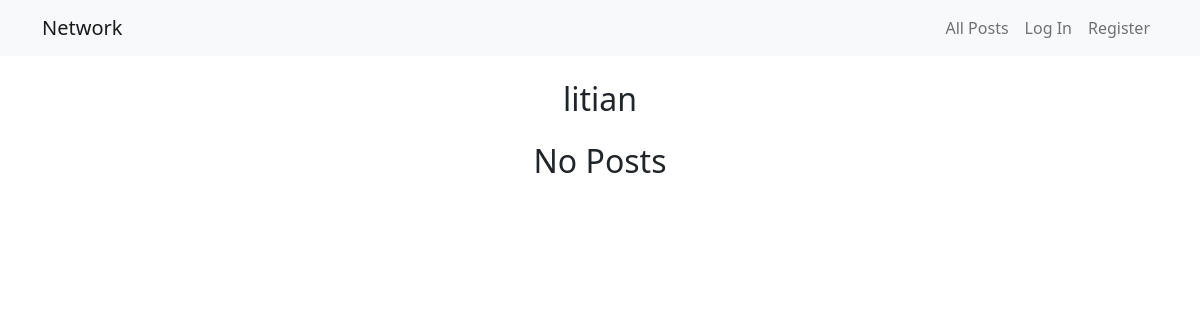
Before: /profile/litian with the older database file.
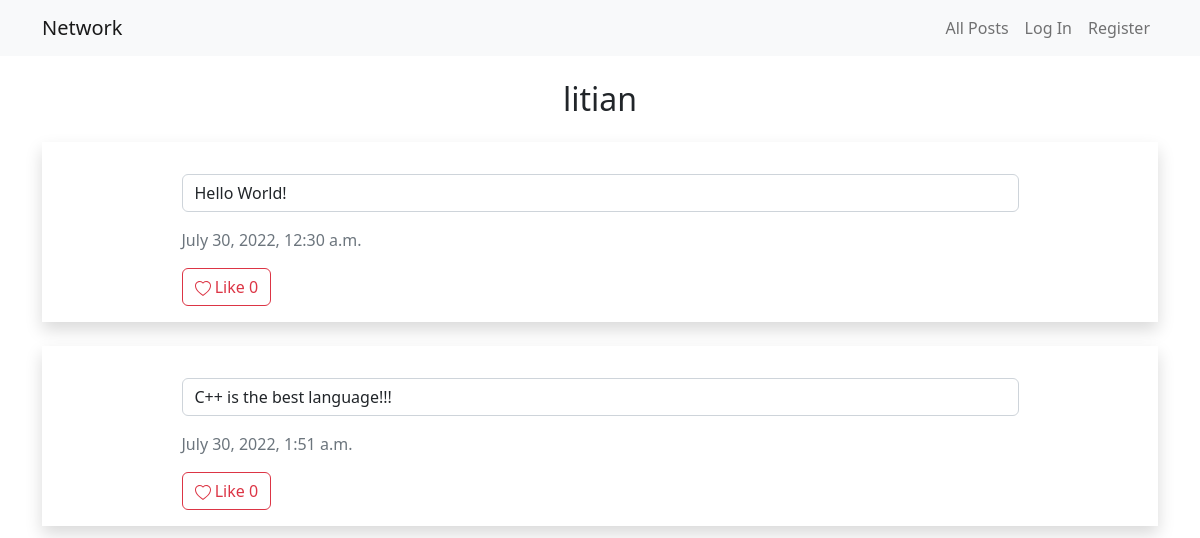
After: the same page with the newer database file.
### network/models.py (models this page shows, shortened)
class User(AbstractUser):
    """ All Users """

class Post(models.Model):
    owner = models.ForeignKey(User, on_delete=models.CASCADE, related_name='posts')
    content = models.TextField()
    likes = models.IntegerField(default=0)
    timestamp = models.DateTimeField(auto_now_add=True)

### network/views.py (the view)
# urls.py: path("profile/<str:username>", views.profile, name="profile"),
def profile(request, username):
    if request.method == "POST":
        pass
    usr = User.objects.get(username=username)
    is_following = (Follow.objects.filter(user1=request.user, user2=usr)
                    if request.user.is_authenticated
                    else None)
    print(is_following)
    return render(request, "network/profile.html", {
        "owner": username,
        "posts": usr.posts.all(),
        "following": usr.following_others.count(),
        "follower": usr.being_followed.count(),
        "is_following": is_following
    })

### network/templates/network/profile.html (shortened to what this page needs)
{% extends "network/layout.html" %}
{% block body %}
<h2 class="text-center my-4">{{ owner }}</h2>
{% for post in posts %}
{% if forloop.last %}
<div class="shadow my-4 py-3">
{% else %}
<div class="shadow mt-4 py-3">
{% endif %}
    <div class="w-75 m-auto">
        <p class="form-control mt-3">{{ post.content }}</p>
        <p class="text-secondary">{{ post.timestamp }}</p>
        <div class="d-flex">
            <button type="button" class="btn btn-outline-danger">
                Like {{ post.likes }}
            </button>
        </div>
    </div>
</div>
{% empty %}
<div class="d-flex justify-content-center align-items-center mt-4">
    <h2>No Posts</h2>
</div>
{% endfor %}
{% endblock %}

### network/templates/network/layout.html (shortened to what this page needs)
{% load static %}
<!DOCTYPE html>
<html lang="en">
<head>
    <link href="https://cdn.jsdelivr.net/npm/bootstrap@5.2.0/dist/css/bootstrap.min.css" rel="stylesheet"
>
    <link href="{% static 'network/styles.css' %}" rel="stylesheet">
</head>
<body>
    <nav class="navbar navbar-expand-lg navbar-light bg-light">
        <div class="container">
            <a class="navbar-brand" href="{% url 'index' %}">Network</a>
            <div>
                <ul class="navbar-nav ms-auto">
                    <li class="nav-item">
                        <a class="nav-link" href="{% url 'index' %}">All Posts</a>
                    </li>
                    {% if user.is_authenticated %}
                    <li class="nav-item">
                        <a class="nav-link" href="#">Following</a>
                    </li>
                    <li class="nav-item">
                        <a class="nav-link" href="{% url 'logout' %}">Log Out</a>
                    </li>
                    {% else %}
                    <li class="nav-item">
                        <a class="nav-link" href="{% url 'login' %}">Log In</a>
                    </li>
                    <li class="nav-item">
                        <a class="nav-link" href="{% url 'register' %}">Register</a>
                    </li>
                    {% endif %}
                </ul>
            </div>
        </div>
    </nav>
    <div class="body container">
        {% block body %}
        {% endblock %}
    </div>
</body>
</html>

Changed rows visible on the page:
added Post: content "Hello World!", timestamp "July 30, 2022, 12:30 a.m.", likes "0"
added Post: content "C++ is the best language!!!", timestamp "July 30, 2022, 1:51 a.m.", likes "0"
Other visible differences:
text no longer shown: "No Posts"
